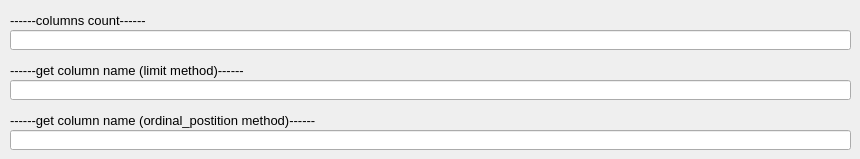
       <widget class="QWidget" name="tab_15">
        <attribute name="title">
         <string>columns</string>
        </attribute>
        <widget class="QLabel" name="label_55">
         <property name="geometry">
          <rect>
           <x>10</x>
           <y>60</y>
           <width>321</width>
           <height>20</height>
          </rect>
         </property>
         <property name="font">
          <font>
           <pointsize>10</pointsize>
          </font>
         </property>
         <property name="text">
          <string>------get column name (limit method)------</string>
         </property>
        </widget>
        <widget class="QLineEdit" name="q_my_get_column_name3">
         <property name="geometry">
          <rect>
           <x>10</x>
           <y>130</y>
           <width>841</width>
           <height>20</height>
          </rect>
         </property>
         <property name="font">
          <font>
           <pointsize>9</pointsize>
          </font>
         </property>
         <property name="text">
          <string/>
         </property>
        </widget>
        <widget class="QLineEdit" name="q_my_columns_count">
         <property name="geometry">
          <rect>
           <x>10</x>
           <y>30</y>
           <width>841</width>
           <height>20</height>
          </rect>
         </property>
         <property name="font">
          <font>
           <pointsize>9</pointsize>
          </font>
         </property>
         <property name="text">
          <string/>
         </property>
        </widget>
        <widget class="QLineEdit" name="q_my_get_column_name2">
         <property name="geometry">
          <rect>
           <x>10</x>
           <y>80</y>
           <width>841</width>
           <height>20</height>
          </rect>
         </property>
         <property name="font">
          <font>
           <pointsize>9</pointsize>
          </font>
         </property>
         <property name="text">
          <string/>
         </property>
        </widget>
        <widget class="QLabel" name="label_56">
         <property name="geometry">
          <rect>
           <x>10</x>
           <y>10</y>
           <width>291</width>
           <height>20</height>
          </rect>
         </property>
         <property name="font">
          <font>
           <pointsize>10</pointsize>
          </font>
         </property>
         <property name="text">
          <string>------columns count------</string>
         </property>
        </widget>
        <widget class="QLabel" name="label_57">
         <property name="geometry">
          <rect>
           <x>10</x>
           <y>110</y>
           <width>341</width>
           <height>20</height>
          </rect>
         </property>
         <property name="font">
          <font>
           <pointsize>10</pointsize>
          </font>
         </property>
         <property name="text">
          <string>------get column name (ordinal_postition method)------</string>
         </property>
        </widget>
       </widget>
